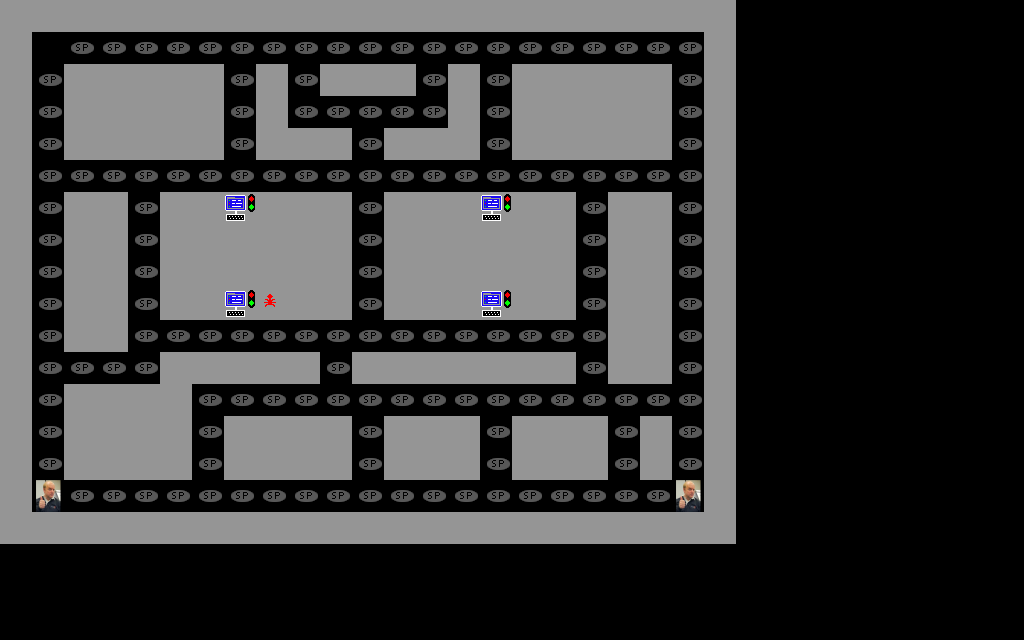

Below is a game level as drawn by its tile map, then a one-line description and the .tmx file that defines it, in full:
An orthogonal 32x20 tile map with 32x32 px tiles, 1 tile layer (Tile Layer 1).

<map version="1.2" tiledversion="1.2.4" orientation="orthogonal" renderorder="right-down" width="32" height="20" tilewidth="32" tileheight="32" infinite="0" nextlayerid="2" nextobjectid="1">
 <tileset firstgid="1" source="xpman-tileset.tsx" />
 <layer id="1" name="Tile Layer 1" width="32" height="20">
  <data encoding="csv">
2,2,2,2,2,2,2,2,2,2,2,2,2,2,2,2,2,2,2,2,2,2,2,0,0,0,0,0,0,0,0,0,
2,1,3,3,3,3,3,3,3,3,3,3,3,3,3,3,3,3,3,3,3,3,2,0,0,0,0,0,0,0,0,0,
2,3,2,2,2,2,2,3,2,3,2,2,2,3,2,3,2,2,2,2,2,3,2,0,0,0,0,0,0,0,0,0,
2,3,2,2,2,2,2,3,2,3,3,3,3,3,2,3,2,2,2,2,2,3,2,0,0,0,0,0,0,0,0,0,
2,3,2,2,2,2,2,3,2,2,2,3,2,2,2,3,2,2,2,2,2,3,2,0,0,0,0,0,0,0,0,0,
2,3,3,3,3,3,3,3,3,3,3,3,3,3,3,3,3,3,3,3,3,3,2,0,0,0,0,0,0,0,0,0,
2,3,2,2,3,2,2,5,2,2,2,3,2,2,2,5,2,2,3,2,2,3,2,0,0,0,0,0,0,0,0,0,
2,3,2,2,3,2,2,2,2,2,2,3,2,2,2,2,2,2,3,2,2,3,2,0,0,0,0,0,0,0,0,0,
2,3,2,2,3,2,2,2,2,2,2,3,2,2,2,2,2,2,3,2,2,3,2,0,0,0,0,0,0,0,0,0,
2,3,2,2,3,2,2,5,6,2,2,3,2,2,2,5,2,2,3,2,2,3,2,0,0,0,0,0,0,0,0,0,
2,3,2,2,3,3,3,3,3,3,3,3,3,3,3,3,3,3,3,2,2,3,2,0,0,0,0,0,0,0,0,0,
2,3,3,3,3,2,2,2,2,2,3,2,2,2,2,2,2,2,3,2,2,3,2,0,0,0,0,0,0,0,0,0,
2,3,2,2,2,2,3,3,3,3,3,3,3,3,3,3,3,3,3,3,3,3,2,0,0,0,0,0,0,0,0,0,
2,3,2,2,2,2,3,2,2,2,2,3,2,2,2,3,2,2,2,3,2,3,2,0,0,0,0,0,0,0,0,0,
2,3,2,2,2,2,3,2,2,2,2,3,2,2,2,3,2,2,2,3,2,3,2,0,0,0,0,0,0,0,0,0,
2,4,3,3,3,3,3,3,3,3,3,3,3,3,3,3,3,3,3,3,3,4,2,0,0,0,0,0,0,0,0,0,
2,2,2,2,2,2,2,2,2,2,2,2,2,2,2,2,2,2,2,2,2,2,2,0,0,0,0,0,0,0,0,0,
0,0,0,0,0,0,0,0,0,0,0,0,0,0,0,0,0,0,0,0,0,0,0,0,0,0,0,0,0,0,0,0,
0,0,0,0,0,0,0,0,0,0,0,0,0,0,0,0,0,0,0,0,0,0,0,0,0,0,0,0,0,0,0,0,
0,0,0,0,0,0,0,0,0,0,0,0,0,0,0,0,0,0,0,0,0,0,0,0,0,0,0,0,0,0,0,0
</data>
 </layer>
</map>